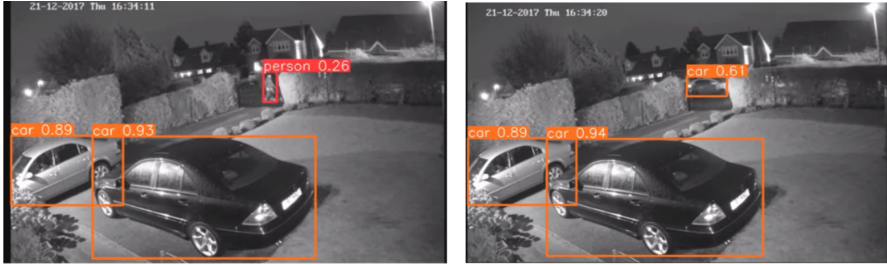
#> input picture night_cctv.png, 887 x 265 px, given in place of the camera
$ python motion_detection_pandas.py
#> lines starting #> are read from the running program, lines starting #| are printed output that depends on the picture
import pandas as panda
import cv2
import time
from datetime import datetime

# Assigning our initial state in the form of variable initialState as None for initial frames
initialState = None

# List of all the tracks when there is any detected of motion in the frames
motionTrackList= [ None, None ]

# A new list ‘time’ for storing the time when movement detected
motionTime = []

# Initialising DataFrame variable ‘dataFrame’ using pandas libraries panda with Initial and Final column
dataFrame = panda.DataFrame(columns = ["Initial", "Final"])

# starting the webCam to capture the video using cv2 module
video = cv2.VideoCapture(0)

# using infinite loop to capture the frames from the video
while True:
   # Reading each image or frame from the video using read function
   check, cur_frame = video.read()
#> cur_frame is the input picture: shape (265, 887, 3); mean B, G, R 98.4, 98.8, 105.9

   # Defining 'motion' variable equal to zero as initial frame
   var_motion = 0

   # From colour images creating a gray frame
   gray_image = cv2.cvtColor(cur_frame, cv2.COLOR_BGR2GRAY)
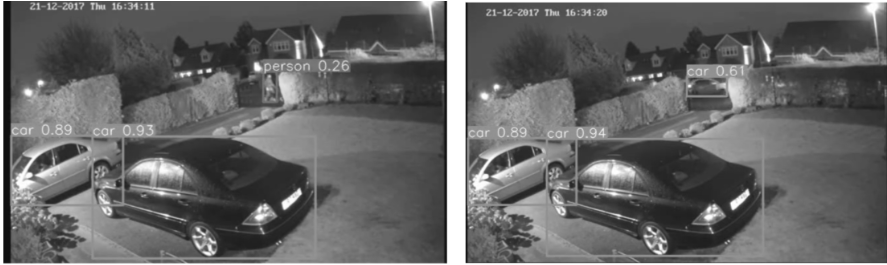
#> gray_image: shape (265, 887); min 12, max 255, mean 100.9

   # To find the changes creating a GaussianBlur from the gray scale image
   gray_frame = cv2.GaussianBlur(gray_image, (21, 21), 0)
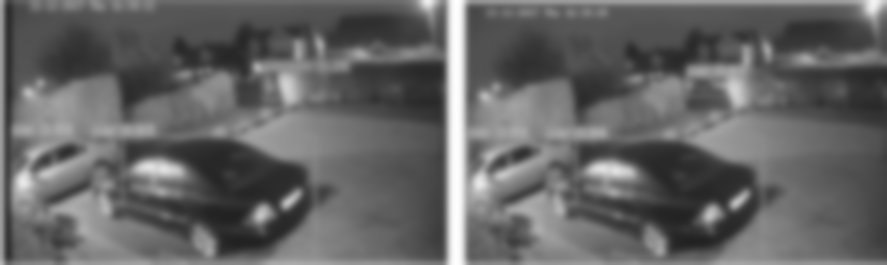
#> gray_frame: shape (265, 887); min 33, max 254, mean 100.4

   # For the first iteration checking the condition
   # we will assign grayFrame to initalState if is none

   if initialState is None:
       initialState = gray_frame
       continue

   # Calculation of difference between static or initial and gray frame we created
   differ_frame = cv2.absdiff(initialState, gray_frame)

   # the change between static or initial background and current gray frame are highlighted
   thresh_frame = cv2.threshold(differ_frame, 30, 255, cv2.THRESH_BINARY)[1]
   thresh_frame = cv2.dilate(thresh_frame, None, iterations = 2)

   # For the moving object in the frame finding the coutours
   cont,_ = cv2.findContours(thresh_frame.copy(),cv2.RETR_EXTERNAL, cv2.CHAIN_APPROX_SIMPLE)

   for cur in cont:
       if cv2.contourArea(cur) < 10000:
           continue
       var_motion = 1
       (cur_x, cur_y,cur_w, cur_h) = cv2.boundingRect(cur)

       # To create a rectangle of green color around the moving object
       cv2.rectangle(cur_frame, (cur_x, cur_y), (cur_x + cur_w, cur_y + cur_h), (0, 255, 0), 3)

  # from the frame adding the motion status
   motionTrackList.append(var_motion)
   motionTrackList = motionTrackList[-2:]

   # Adding the Start time of the motion
   if motionTrackList[-1] == 1 and motionTrackList[-2] == 0:
       motionTime.append(datetime.now())

  # Adding the End time of the motion
   if motionTrackList[-1] == 0 and motionTrackList[-2] == 1:
       motionTime.append(datetime.now())

  # In the gray scale displaying the captured image
   cv2.imshow("The image captured in the Gray Frame is shown below: ", gray_frame)

   # To display the difference between inital static frame and the current frame
   cv2.imshow("Difference between the  inital static frame and the current frame: ", differ_frame)

   # To display on the frame screen the black and white images from the video
   cv2.imshow("Threshold Frame created from the PC or Laptop Webcam is: ", thresh_frame)

   # Through the colour frame displaying the contour of the object
   cv2.imshow("From the PC or Laptop webcam, this is one example of the Colour Frame:", cur_frame)

   # Creating a key to wait
   wait_key = cv2.waitKey(1)

   # With the help of the 'm' key ending the whole process of our system
   if wait_key == ord('m'):
       # adding the motion variable value to motiontime list when something is moving on the screen
       if var_motion == 1:
           motionTime.append(datetime.now())
       break

# At last we are adding the time of motion or var_motion inside the data frame
for a in range(0, len(motionTime), 2):

   dataFrame = dataFrame.append({"Initial" : time[a], "Final" : motionTime[a + 1]}, ignore_index = True)


# To record all the movements, creating a CSV file
dataFrame.to_csv("EachMovement.csv")

# Releasing the video
video.release()

# Now, Closing or destroying all the open windows with the help of openCV
cv2.destroyAllWindows()

$ run again, on snip0_virat.png
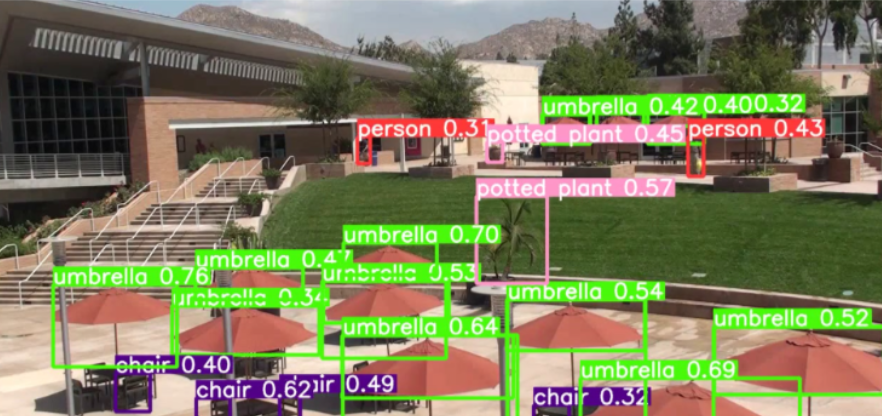
#> input picture snip0_virat.png, 882 x 416 px, given in place of the camera
#> cur_frame is the input picture: shape (416, 882, 3); mean B, G, R 92.1, 124, 125.2
#> `gray_image = cv2.cvtColor(cur_frame, cv2.COLOR_BGR2GRAY)`:
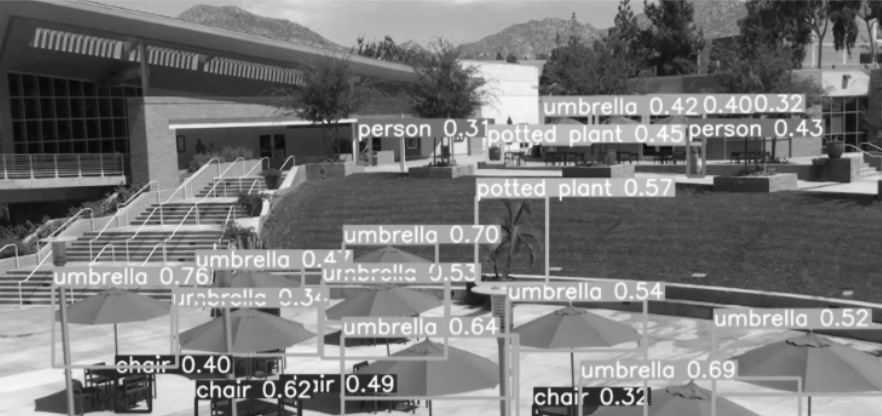
#> gray_image: shape (416, 882); min 7, max 252, mean 120.7
#> `gray_frame = cv2.GaussianBlur(gray_image, (21, 21), 0)`:
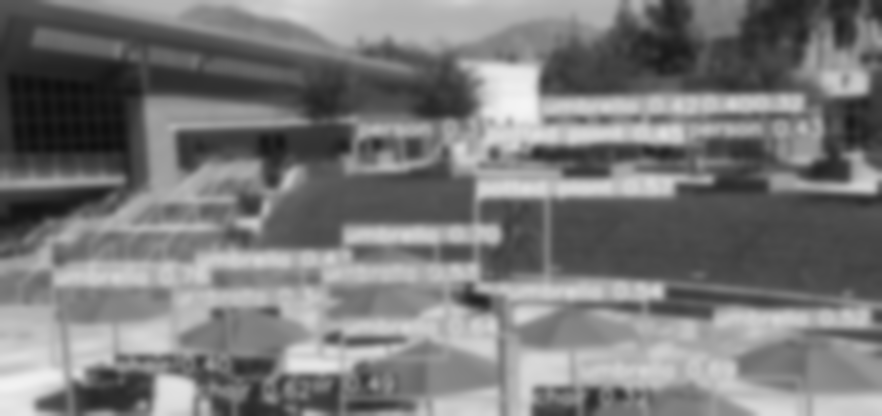
#> gray_frame: shape (416, 882); min 14, max 244, mean 120.7
